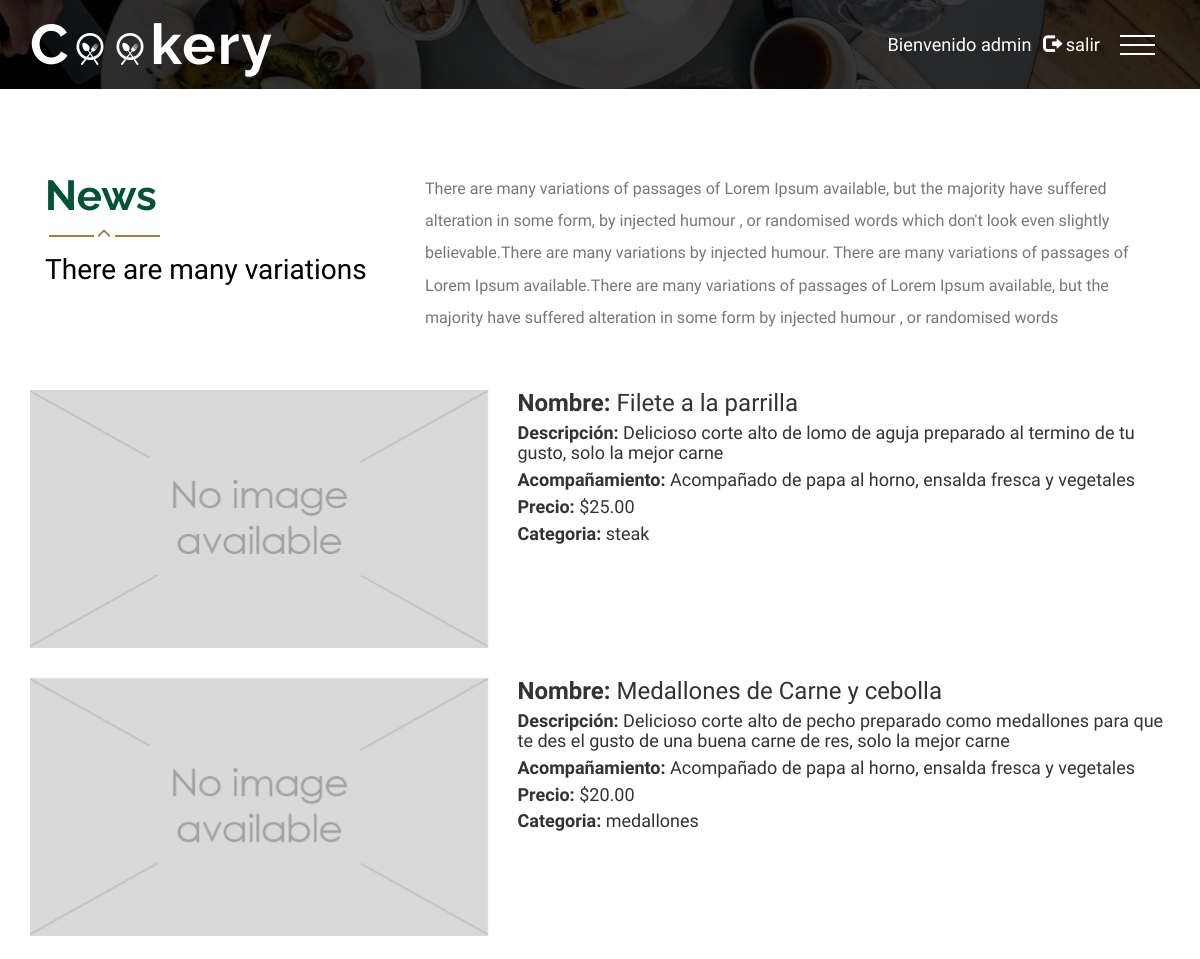
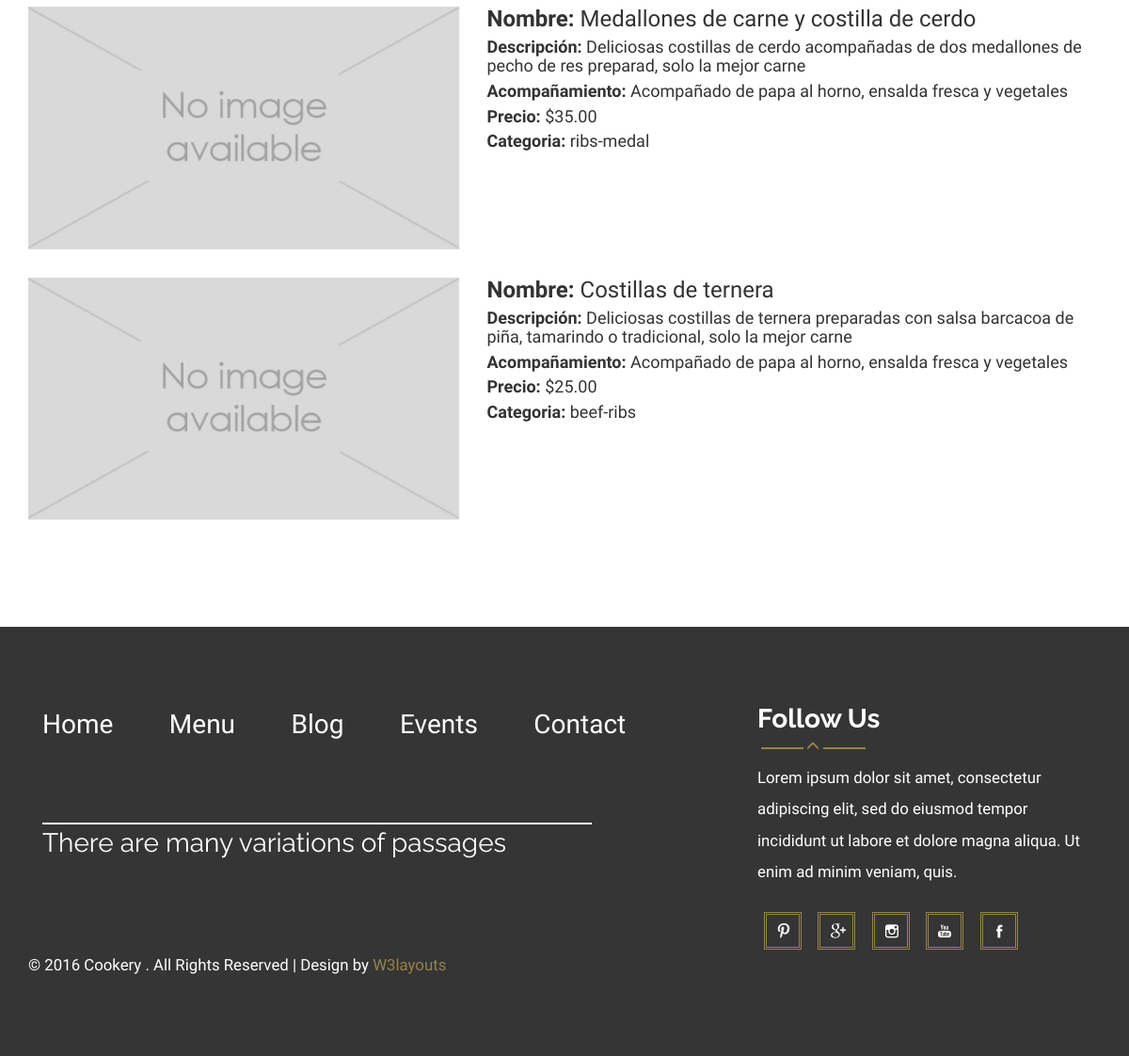
The page /eat.php (signed in) on the database its author committed (2 pictures, top to bottom).
### tables this page shows
CREATE TABLE `platos` (
  `id` int(11) NOT NULL,
  `nombre` varchar(100) DEFAULT NULL,
  `acompanamiento` varchar(100) DEFAULT NULL,
  `descripcion` varchar(300) DEFAULT NULL,
  `precio` decimal(6,2) DEFAULT NULL,
  `categoria` varchar(10) DEFAULT NULL,
  `imagen` varchar(256) DEFAULT 'default.gif'
);

### core/data/MyDatabase.php (called while the page is built, shortened)
<?php
require 'DataBase.class.php';
class MyDatabase extends DataBase{
    private static $_instance;
    public function __construct() {
        $config = array();
        $config[parent::HOST] = 'localhost';
        $config[parent::DATABASE] = 'test';
        $config[parent::USER] = 'root';
        $config[parent::PASSWORD] = '';
    }
    public static function getInstance() {
        if (!self::$_instance) {
            self::$_instance = new self();
        }
        return self::$_instance;
    }
}

### core/data/DataBase.class.php (called while the page is built, shortened)
<?php
abstract class DataBase {
    protected $connection;
    public function __construct($config = array()) {
        if (!empty($config)) {
            $this->_host = $config[self::HOST];
            $this->_database = $config[self::DATABASE];
            $this->_user = $config[self::USER];
            $this->_pass = $config[self::PASSWORD];
            $this->_port = (!empty($config[self::PORT])) ? "port={$config[self::PORT]};" : '';
            $this->_chartset = (!empty($config[self::CHARTSET])) ? "charset={$config[self::CHARTSET]}" : 'charset=utf8';
            $dns = "mysql:host={$this->_host};{$this->_port}dbname={$this->_database};{$this->_chartset}";
            $options = array(
                PDO::ATTR_PERSISTENT => TRUE,
                PDO::ATTR_ERRMODE => PDO::ERRMODE_EXCEPTION
            );
            try {
                $this->connection = new PDO($dns, $this->_user, $this->_pass, $options);
            } catch (PDOException $e) {
                $this->_error = $e->getMessage();
                echo $e->getMessage();
            }
        } else {
            die("Connection failed: No params to conetion");
        }
    }
    public function result($statement, $params = NULL) {
        try {
            $this->stmt = $this->connection->prepare($statement);
            $this->stmt->execute();
            return $this->stmt->fetchAll(PDO::FETCH_OBJ);
        } catch (Exception $ex) {
            $this->_error = $ex->getMessage();
        }
    }
}

### eat.php (the view, shortened to what this page needs)
<?php
require_once('core/data/MyDatabase.php');
if(isset($_SESSION['valid']) && $_SESSION['valid'] == TRUE){
	$db = MyDatabase::getInstance();
    $query = "SELECT *  FROM platos;";
	$listaPlatos = $db->result($query);
?>
<?php include_once('./template/header.php'); ?>
	<div class="content-top-top">
		<div class="container">
			<div class="content-top">
				<div class="col-md-4 content-left animated wow fadeInLeft" data-wow-duration="1000ms" data-wow-delay="500ms">
					<h3>News</h3>
					<label><i class="glyphicon glyphicon-menu-up"></i></label>
					<span>There are many variations</span>
				</div>
				<div class="col-md-8 content-right animated wow fadeInRight" data-wow-duration="1000ms" data-wow-delay="500ms">
					<p>There are many variations of passages of Lorem Ipsum available, but the majority have suffered alteration in some form, by injected humour , or randomised words which don't look even slightly believable.There are many variations by injected humour. There are many variations of passages of Lorem Ipsum available.There are many variations of passages of Lorem Ipsum available, but the majority have suffered alteration in some form by injected humour , or randomised words</p>
				</div>
				<div class="clearfix"> </div>
			</div>
			<div class="news-bottom">
				<div class="row">
				<?php
				foreach($listaPlatos as $plato) { ?>
					<div class="col-md-5 mt-3 mb-3 animated wow fadeInLeft" data-wow-duration="1000ms" data-wow-delay="500ms">
						<img src="img/<?php echo (isset($plato->imagen)) ? $plato->imagen : 'default.gif' ; ?>" class="img img-responsive"/>
					</div>
					<div class="col-md-7 animated wow fadeInRight info-plato" data-wow-duration="1000ms" data-wow-delay="500ms">
						<h3><strong>Nombre:</strong> <?php echo $plato->nombre; ?></h3>
						<h4><strong>Descripci&oacute;n:</strong> <?php echo $plato->descripcion; ?></h4>
						<h4><strong>Acompa&ntilde;amiento:</strong> <?php echo $plato->acompanamiento; ?></h4>
						<h4><strong>Precio:</strong> $<?php echo $plato->precio; ?></h4>
						<h4><strong>Categoria:</strong> <?php echo $plato->categoria; ?></h4>
					</div>
					<div class="clearfix"></div>
				<?php
				}
				?>
				</div>
			</div>
		</div>
	</div>
<?php include_once('./template/footer.php'); ?>
<?php
} else{
    header('Location: index.php');
    die();
}
?>

### template/header.php (shortened to what this page needs)
<?php
$actualUser = (isset($_SESSION['username'])) ? 'Bienvenido ' . $_SESSION['username'] . '<a href="app/logout.php"> <i class="glyphicon glyphicon-log-out"></i> salir</a>' : '';
?>
<!DOCTYPE html>
<html>
<head>
<link href="assets/css/bootstrap.css" rel="stylesheet" type="text/css" media="all" />
<link href="assets/css/style.css" rel="stylesheet" type="text/css" media="all" />
<link href="assets/css/styles.css" rel="stylesheet">
<link href="assets/css/animate.min.css" rel="stylesheet">
</head>
<body>
<div class="header head">
	<div class="container">
		<div class="logo animated wow pulse" data-wow-duration="1000ms" data-wow-delay="500ms">
			<h1><a href="index.html"><span>C</span><img src="assets/images/oo.png" alt=""><img src="assets/images/oo.png" alt="">kery</a></h1>
		</div>
		<div class="nav-icon">
			<a href="#" class="navicon"></a>
		</div>
		<div class="session-user"><?php echo $actualUser;?></div>
	<div class="clearfix"></div>
	</div>
</div>

### template/footer.php
<div class="footer">
		<div class="container">
			<div class="footer-head">
				<div class="col-md-8 footer-top animated wow fadeInRight" data-wow-duration="1000ms" data-wow-delay="500ms">
					<ul class=" in">
						<li><a href="index.html">Home</a></li>
						<li><a  href="menu.html">Menu</a></li>
						<li><a  href="blog.html">Blog</a></li>
						<li><a  href="events.html">Events</a></li>
						<li><a  href="contact.html">Contact</a></li>
					</ul>
						<span>There are many variations of passages</span>
				</div>
				<div class="col-md-4 footer-bottom  animated wow fadeInLeft" data-wow-duration="1000ms" data-wow-delay="500ms">
					<h2>Follow Us</h2>
					<label><i class="glyphicon glyphicon-menu-up"></i></label>
					<p>Lorem ipsum dolor sit amet, consectetur adipiscing elit, sed do eiusmod tempor incididunt ut labore et dolore magna aliqua. Ut enim ad minim veniam, quis.</p>
					<ul class="social-ic">
						<li><a href="#"><i></i></a></li>
						<li><a href="#"><i class="ic"></i></a></li>
						<li><a href="#"><i class="ic1"></i></a></li>
						<li><a href="#"><i class="ic2"></i></a></li>
						<li><a href="#"><i class="ic3"></i></a></li>
					</ul>
				</div>
			<div class="clearfix"> </div>
			</div>
			<p class="footer-class animated wow bounce" data-wow-duration="1000ms" data-wow-delay="500ms">&copy; 2016 Cookery . All Rights Reserved | Design by  <a href="http://w3layouts.com/" target="_blank">W3layouts</a> </p>
		</div>
	</div>
</body>
</html>

### assets/css/style.css (style rules this page uses)
body { background:#fff; font-family: 'Open Sans Condensed', sans-serif; }
body a { transition: 0.5s all; -webkit-transition: 0.5s all; -o-transition: 0.5s all; -moz-transition: 0.5s all; -ms-transition: 0.5s all; }
ul { padding: 0; margin: 0; }
h1,h2,h3,h4,h5,h6,label,p { margin:0; }
.logo { float:left; }
.logo h1 { font-family: 'Raleway', sans-serif; font-size: 4em; font-weight: 700; letter-spacing: 2px; }
.logo a { color: #fff; text-decoration:none; }
.logo a img { margin: 0px 4px; }
.nav-icon { float: right; margin-top: 1.5em; }
.header { background:url(../images/2.jpg) no-repeat left; width:100%; background-size:cover; min-height:750px; display:block; padding-top: 1em; }
.head { min-height:89px; }
.content-top-top { padding: 6em 0; }
.content-top { padding: 0em 0 4em; }
.content-left h3 { font-size:3em; color: #005238; font-family: 'Raleway', sans-serif; font-weight:700; }
.content-left span { font-size:2em; color:#000; }
.content-right p { font-size:1.15em; color:#777; line-height: 2em; }
.content-left label { display: block; margin: 0.4em 0; }
.content-left label:before,.content-left label:after { width: 45px; height: 2px; display: inline-block; vertical-align: middle; content: ""; margin: 0 1%; background-color: #97824b; }
.content-left i { font-size:1em; color:#97824b; }
.footer { background-color: #353535; padding: 6em 0; }
ul.in li { display:inline-block; }
ul.in li a { color: #FFFFFF; font-size: 2em; text-decoration: none; padding: 0 2em 0 0; display: block; }
.footer-top span { font-size: 2em; color: #fff; font-family: 'Raleway', sans-serif; border-top: 2px solid #fff; width: 80%; display: block; margin: 3em 0; }
p.footer-class { font-size: 1.2em; color: #fff; }
p.footer-class a { text-decoration:none; color:#97824B; }
.footer-bottom h2 { font-size: 2em; color: #fff; font-family: 'Raleway', sans-serif; font-weight: 700; line-height: 1em; }
.footer-bottom p { font-size:1.2em; color:#fff; margin-bottom: 1.5em; line-height:2em; }
.footer-bottom label { display: block; margin: 0.4em 0; }
.footer-bottom label:before, .footer-bottom label:after { width: 45px; height: 2px; display: inline-block; vertical-align: middle; content: ""; margin: 0 1%; background-color: #97824b; }
.footer-bottom i { font-size: 1em; color: #97824b; }
.social-ic li { display:inline-block; }
.social-ic li a i { width: 40px; height: 40px; display: block; background: url(../images/img-sprite.png)no-repeat 0px 2px; margin: 0 0.5em; transition: 0.5s all; -webkit-transition: 0.5s all; -o-transition: 0.5s all; -moz-transition: 0.5s all; -ms-transition: 0.5s all; border:3px double #97824b; }
.social-ic li a i.ic { background: url(../images/img-sprite.png)no-repeat -75px 2px; }
.social-ic li a i.ic1 { background: url(../images/img-sprite.png)no-repeat -145px 2px; }
.social-ic li a i.ic2 { background: url(../images/img-sprite.png)no-repeat -229px 2px; }
.social-ic li a i.ic3 { background: url(../images/img-sprite.png)no-repeat -305px 2px; }

### assets/css/styles.css (style rules this page uses)
body { background:#fff; font-family: 'Open Sans Condensed', sans-serif; }
.navicon { background: transparent; position: relative; height: 30px; display: inline-block; z-index: 99; -webkit-transition: linear 0.5s all; transition: linear 0.5s all; width:50px; }
.navicon:before, .navicon:after { background: #fff; -webkit-backface-visibility: hidden; backface-visibility: hidden; content: ""; height: 2px; left: 0; -webkit-transition: 0.8s ease; transition: 0.8s ease; width: 35px; }
.navicon:before { box-shadow: #fff 0 9px 0 0; position: absolute; top: 0; }
.navicon:after { position: absolute; top: 18px; }
.session-user { color: #fff; float: right; margin-top: 1em; margin-right: 20px; font-size: 1.3em; }
.session-user a { margin-left: 7px; color: #fff; }
.mb-3 { margin-bottom: 30px; }
.info-plato h3, .info-plato h4 { margin-bottom: 7px; }

### rows shown on the page
platos: imagen (placeholder picture), nombre "Filete a la parrilla", descripcion "Delicioso corte alto de lomo de aguja preparado al termino de tu gusto, solo la mejor carne", acompanamiento "Acompañado de papa al horno, ensalda fresca y vegetales", precio "25.00", categoria "steak"
platos: imagen (placeholder picture), nombre "Medallones de Carne y cebolla", descripcion "Delicioso corte alto de pecho preparado como medallones para que te des el gusto de una buena carne de res, solo la mejor carne", acompanamiento "Acompañado de papa al horno, ensalda fresca y vegetales", precio "20.00", categoria "medallones"
platos: imagen (placeholder picture), nombre "Medallones de carne y costilla de cerdo", descripcion "Deliciosas costillas de cerdo acompañadas de dos medallones de pecho de res preparad, solo la mejor carne", acompanamiento "Acompañado de papa al horno, ensalda fresca y vegetales", precio "35.00", categoria "ribs-medal"
platos: imagen (placeholder picture), nombre "Costillas de ternera", descripcion "Deliciosas costillas de ternera preparadas con salsa barcacoa de piña, tamarindo o tradicional, solo la mejor carne", acompanamiento "Acompañado de papa al horno, ensalda fresca y vegetales", precio "25.00", categoria "beef-ribs"

### other values the page prints
$_SESSION['username'] "admin"
